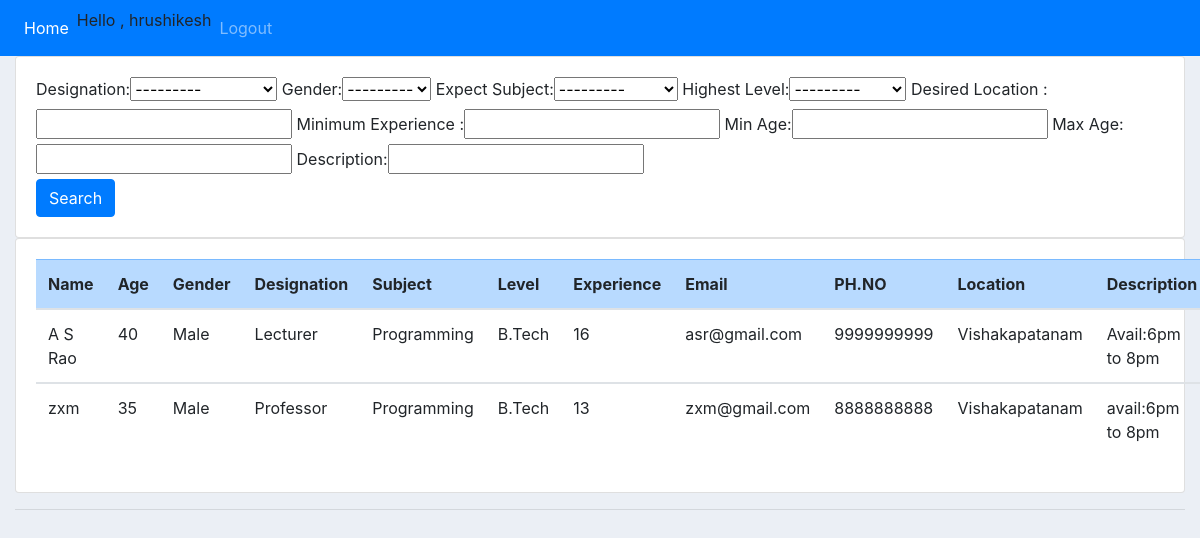
/locator (signed in), run on the app's committed database.
### tfinder/models.py (models this page shows)
class destination(models.Model):
	SUB_CHOICES= [
	('Maths', 'Maths'),
	('Physics', 'Physics'),
	('Chemistry', 'Chemistry'),
	('Programming', 'Programming'),
	('Other', 'Other'),]
	gen=[
	('Male', 'Male'),
	('Female', 'Female'),
	('Other', 'Other'),
	]
	level= [
	('Grade', 'Grade'),
	('Secondary', 'Secondary'),
	('Intermediate', 'Intermediate'),
	('B.Tech', 'B.Tech'),
	('Other', 'Other'),]
	desig= [
	('Teacher', 'Teacher'),
	('Lecturer', 'Lecturer'),
	('Asst Prof', 'Asst Professor'),
	('Assoc Prof', 'Assoc Professor '),
	('Professor ', 'Professor '),
	('Other', 'Other'),]
	user = models.ForeignKey(User,null = True,on_delete = models.CASCADE)
	name = models.CharField(verbose_name="Name",max_length =100)
	phno  = models.CharField(verbose_name="Ph.No",max_length =10)
	email = models.EmailField(verbose_name="Email id",max_length=254)
	des  = models.CharField(verbose_name="Designation",choices=desig,max_length =20)
	age = models.IntegerField(verbose_name="Age")
	gender = models.CharField(verbose_name="Gender",choices=gen,max_length =20)
	sub= models.CharField(verbose_name="Expect Subject",choices=SUB_CHOICES,max_length =20)
	lev= models.CharField(verbose_name="Highest Level",choices=level,max_length =20)
	exp= models.IntegerField(verbose_name="Experience")
	loc  = models.CharField(verbose_name="Location",max_length =100)
	desp = models.TextField(verbose_name="Description",)

### tfinder/views.py (the view)
# urls.py: path('locator',views.locator, name = 'locator'),
def locator (request):
	dest = destination.objects.all()
	myFilter = desFilter(request.GET, queryset=dest)
	dest = myFilter.qs
	final = {'dest':dest,'myFilter':myFilter}
	return render(request,'locator.html', final)

### template/locator.html (shortened to what this page needs)
{% load static %}
<!DOCTYPE html>
<html>
<head>
  <link rel="stylesheet" href="https://stackpath.bootstrapcdn.com/bootstrap/4.3.1/css/bootstrap.min.css">
  <link rel="stylesheet" type="text/css" href="{% static '/css/main.css' %}">
</head>
<body>
   {%  include 'navbar.html' %}
  <div class="container-fluid">
    <div class="card card-body">
      <form method="get">
        {{myFilter.form}}<br>
        <button class="btn btn-primary" type="submit">Search</button>
      </form>
    </div>
  <div class="card card-body">
    <table class="table">
  <thead class="table-primary">
    <tr>
      <th scope="col">Name</th>
      <th scope="col">Age</th>
      <th scope="col">Gender</th>
      <th scope="col">Designation</th>
      <th scope="col">Subject</th>
      <th scope="col">Level</th>
      <th scope="col">Experience</th>
      <th scope="col">Email</th>
      <th scope="col">PH.NO</th>
      <th scope="col">Location</th>
      <th scope="col">Description</th>
    </tr>
  </thead>
   {%for des in dest%}
  <tbody>
    <tr>
      <td>{{des.name }}</td>
      <td>{{des.age}}</td>
      <td>{{des.gender}}</td>
      <td>{{des.des}}</td>
      <td>{{des.sub}}</td>
      <td>{{des.lev}}</td>
      <td>{{des.exp}}</td>
      <td>{{des.email}}</td>
      <td>{{des.phno}}</td>
      <td>{{des.loc}}</td>
      <td>{{des.desp}}</td>
    </tr>
  </tbody>
  {% endfor %}
</table>
</div>
  <hr>
</body>
</html>

### template/navbar.html (shortened to what this page needs)
{% load static %}
<nav class="navbar navbar-expand-lg navbar-dark bg-primary ">
  <div class="collapse navbar-collapse" id="navbarNav">
    <ul class="navbar-nav">
      {% if user.is_authenticated %}
      <li class="nav-item active">
        <a class="nav-link" href="{% url 'home' %}">Home</a>
      </li>
      <li class="nav-item">
        Hello , {{user.username}}
      </li>
      <li class="nav-item">
        <a class="nav-link" href="{% url 'logout' %}">Logout</a>
      </li>
      {% endif %}
    </ul>
  </div>
</nav>

### static/css/main.css (style rules this page uses)
body { background-color: #ebeff5; }

### data on the page
destination: name "A S Rao", age "40", gender "Male", des "Lecturer", sub "Programming", lev "B.Tech", exp "16", email "asr@gmail.com", phno "9999999999", loc "Vishakapatanam", desp "Avail:6pm to 8pm"
destination: name "zxm", age "35", gender "Male", des "Professor", sub "Programming", lev "B.Tech", exp "13", email "zxm@gmail.com", phno "8888888888", loc "Vishakapatanam", desp "avail:6pm to 8pm"

### other printed values
{{ user.username }} "hrushikesh"
